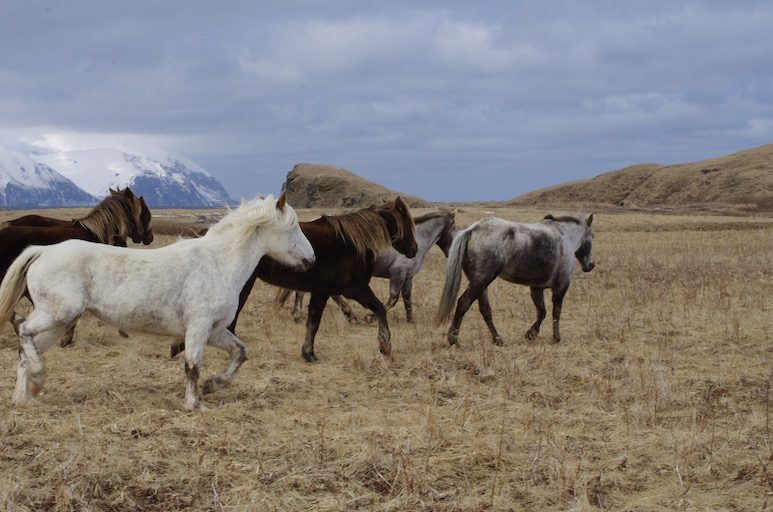
#> input picture src/mon/vision/detect/yolor/inference/images/horses.jpg, 773 x 512 px
$ python -i calculate_psnr.py   (imports and definitions only)
#> lines starting #> are read from the running program, lines starting #| are printed output that depends on the picture
import math

import cv2
import numpy as np
from skimage.metrics import structural_similarity as ssim


def compute_LoG(img):
    img  = cv2.imread(img)
#> img is the input picture: shape (512, 773, 3); mean B, G, R 125.2, 128.2, 133.3
    gray = cv2.cvtColor(img, cv2.COLOR_BGR2GRAY)
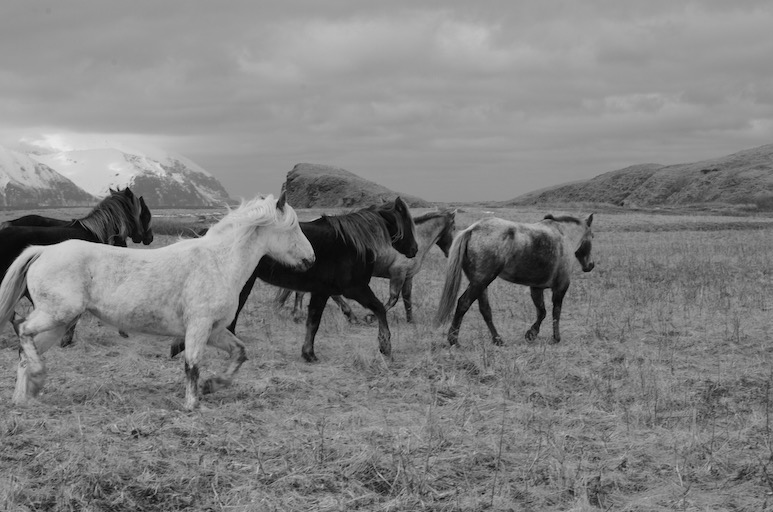
#> gray: shape (512, 773); min 0, max 234, mean 129.4
    height, width = gray.shape
#> height = 512; width = 773

    mask1 = np.array([[0, -1, 0], [-1, 4, -1], [0, -1, 0]])
    mask2 = np.array([[1, 1, 1], [1, -8, 1], [1, 1, 1]])
    mask3 = np.array([[-1, -1, -1], [-1, 8, -1], [-1, -1, -1]])

    gaussian = cv2.GaussianBlur(gray, (5, 5), 0)
    LoG      = cv2.filter2D(gaussian, -1, mask3)
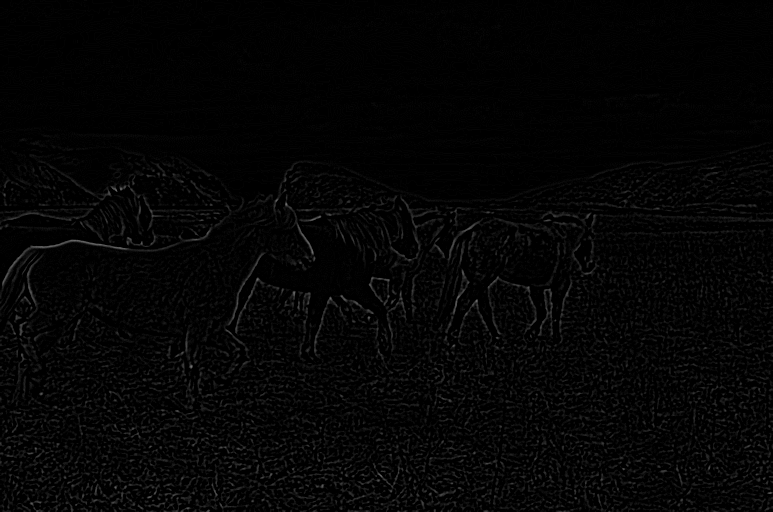
#> LoG: shape (512, 773); min 0, max 113, mean 4.8

    return LoG


def psnr(img1, img2):
    mse = np.mean((img1 - img2) ** 2)
    if mse == 0:
        return 100
    PIXEL_MAX = 255.0
    return 20 * math.log10(PIXEL_MAX / math.sqrt(mse))


def compute_quality(rgb, tir):
    """
    :param rgb: RGB image input file path
    :param tir: TIR image input file path
    :return: SSIM score, PSNR
    """
    rgb_LoG = compute_LoG(rgb)
    tir_LoG = compute_LoG(tir)

    # print(rgb_LoG.shape, tir_LoG.shape)

    psnr_score    = psnr(rgb_LoG, tir_LoG)
    (score, diff) = ssim(rgb_LoG, tir_LoG, full=True)
    diff          = (diff * 255).astype("uint8")

    #print("SSIM: {}".format(score))
    #print("PSNR: {}".format(psnr_score))

    return score, psnr_score

#tir="/home/hri/PycharmProjects/Thermal_optical_flow/MUNIT/inference_test/27_out_35/027_00450valid.jpg"
#rgb="/home/hri/PycharmProjects/Thermal_optical_flow/MUNIT/inference_test/27_test/027_00450valid.jpg"

#score, psnr = compute_quality(rgb,tir)

>>> result = compute_LoG('../../../detect/yolor/inference/images/horses.jpg')
